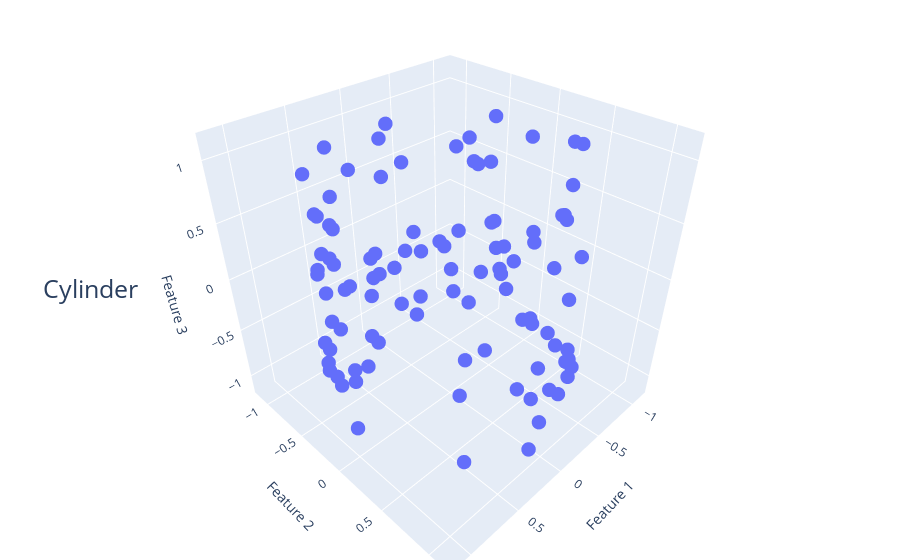

Write notebook code for a chart like this one.
### Markdown cell above
### Visualize cylinder ($\mathcal{S}^1 \times [0,1]$)

### Code cell
cylinder_points = synthetic.cylinder(num_points)

x = cylinder_points[:, 0]
y = cylinder_points[:, 1]
z = cylinder_points[:, 2]

scatter = go.Scatter3d(x=x, y=y, z=z, mode='markers', marker=dict(size=5))


fig = go.Figure(data=[scatter])

fig.update_layout(
    title={
        'text': "Cylinder",
        'y':0.5,
        'x':0.1,
        'xanchor': 'center',
        'yanchor': 'top',
        'font': dict(
            size=25
        )
    },
    scene=dict(
        aspectmode='cube',
        xaxis=dict(range=[-1.2, 1.2], title='Feature 1'),
        yaxis=dict(range=[-1.2, 1.2], title='Feature 2'),
        zaxis=dict(range=[-1.2, 1.2], title='Feature 3')
    ),
    margin=dict(l=0, r=0, b=0, t=0)
)

fig.show()
